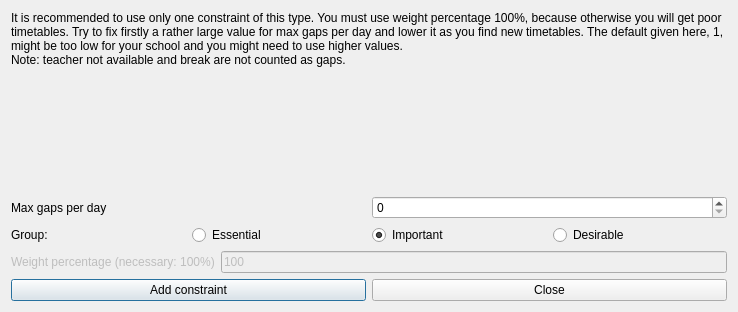
<?xml version="1.0" encoding="UTF-8"?>
<ui version="4.0">
 <class>AddConstraintTeachersMaxGapsPerDayForm_template</class>
 <widget class="QDialog" name="AddConstraintTeachersMaxGapsPerDayForm_template">
  <property name="geometry">
   <rect>
    <x>0</x>
    <y>0</y>
    <width>738</width>
    <height>312</height>
   </rect>
  </property>
  <property name="windowTitle">
   <string extracomment="This is the title of the dialog to add a new constraint of this type">Add teachers max gaps per day</string>
  </property>
  <layout class="QVBoxLayout" name="verticalLayout">
   <item>
    <widget class="QLabel" name="weightTextLabel_2">
     <property name="sizePolicy">
      <sizepolicy hsizetype="Minimum" vsizetype="Minimum">
       <horstretch>0</horstretch>
       <verstretch>0</verstretch>
      </sizepolicy>
     </property>
     <property name="frameShape">
      <enum>QFrame::NoFrame</enum>
     </property>
     <property name="frameShadow">
      <enum>QFrame::Plain</enum>
     </property>
     <property name="text">
      <string>It is recommended to use only one constraint of this type. You must use weight percentage 100%, because otherwise you will get poor timetables. Try to fix firstly a rather large value for max gaps per day and lower it as you find new timetables. The default given here, 1, might be too low for your school and you might need to use higher values.
Note: teacher not available and break are not counted as gaps.</string>
     </property>
     <property name="wordWrap">
      <bool>true</bool>
     </property>
    </widget>
   </item>
   <item>
    <spacer name="spacer2">
     <property name="orientation">
      <enum>Qt::Vertical</enum>
     </property>
     <property name="sizeType">
      <enum>QSizePolicy::Expanding</enum>
     </property>
     <property name="sizeHint" stdset="0">
      <size>
       <width>20</width>
       <height>71</height>
      </size>
     </property>
    </spacer>
   </item>
   <item>
    <layout class="QHBoxLayout" name="horizontalLayout">
     <item>
      <widget class="QLabel" name="textLabel1">
       <property name="text">
        <string>Max gaps per day</string>
       </property>
       <property name="wordWrap">
        <bool>false</bool>
       </property>
      </widget>
     </item>
     <item>
      <widget class="QSpinBox" name="maxGapsSpinBox"/>
     </item>
    </layout>
   </item>
   <item>
    <layout class="QHBoxLayout" name="horizontalLayout_4">
     <item>
      <widget class="QLabel" name="groupTextLabel">
       <property name="text">
        <string>Group:</string>
       </property>
      </widget>
     </item>
     <item>
      <widget class="QRadioButton" name="essentialRadioButton">
       <property name="text">
        <string>Essential</string>
       </property>
      </widget>
     </item>
     <item>
      <widget class="QRadioButton" name="importantRadioButton">
       <property name="text">
        <string>Important</string>
       </property>
       <property name="checked">
        <bool>true</bool>
       </property>
      </widget>
     </item>
     <item>
      <widget class="QRadioButton" name="desirableRadioButton">
       <property name="text">
        <string>Desirable</string>
       </property>
      </widget>
     </item>
    </layout>
   </item>
   <item>
    <layout class="QHBoxLayout" name="horizontalLayout_2">
     <item>
      <widget class="QLabel" name="weightTextLabel">
       <property name="enabled">
        <bool>false</bool>
       </property>
       <property name="frameShape">
        <enum>QFrame::NoFrame</enum>
       </property>
       <property name="frameShadow">
        <enum>QFrame::Plain</enum>
       </property>
       <property name="text">
        <string>Weight percentage (necessary: 100%)</string>
       </property>
       <property name="wordWrap">
        <bool>false</bool>
       </property>
      </widget>
     </item>
     <item>
      <widget class="QLineEdit" name="weightLineEdit">
       <property name="enabled">
        <bool>false</bool>
       </property>
       <property name="text">
        <string notr="true">100</string>
       </property>
      </widget>
     </item>
    </layout>
   </item>
   <item>
    <layout class="QHBoxLayout">
     <item>
      <widget class="QPushButton" name="addConstraintPushButton">
       <property name="text">
        <string>Add constraint</string>
       </property>
      </widget>
     </item>
     <item>
      <widget class="QPushButton" name="closePushButton">
       <property name="text">
        <string>Close</string>
       </property>
      </widget>
     </item>
    </layout>
   </item>
  </layout>
 </widget>
 <layoutdefault spacing="6" margin="11"/>
 <resources/>
 <connections/>
</ui>
